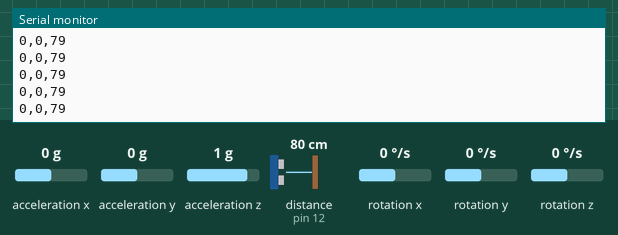
This sketch was run on a simulated Arduino Uno, built with avr-gcc and run on an emulated ATmega328P. Parts: the last lines printed to the serial monitor. Wiring (inferred from the names in the program): ultrasonic range finder: trigger pin 11; echo pin 12; MPU-6050 motion sensor at I2C address 0x68. The test bench sets the inputs (shaded band); at power-on: acceleration x 0 g, distance to the obstacle (sensor on pin 12) 80 cm, acceleration y 0 g, acceleration z 1 g, rotation x 0 °/s, rotation y 0 °/s, rotation z 0 °/s. The echo pulse lasts 58.3 µs per cm.

Above: at 1.2 s.
1.3 s: acceleration x set to -1.4 g
At 1.38 s:
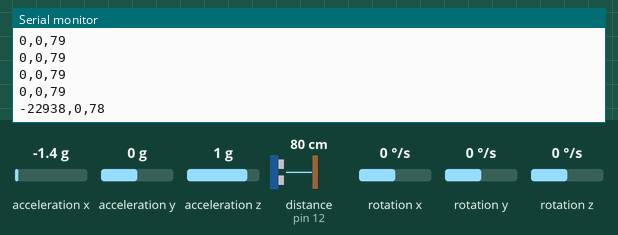
2.8 s: distance to the obstacle (sensor on pin 12) set to 18 cm
At 2.87 s:
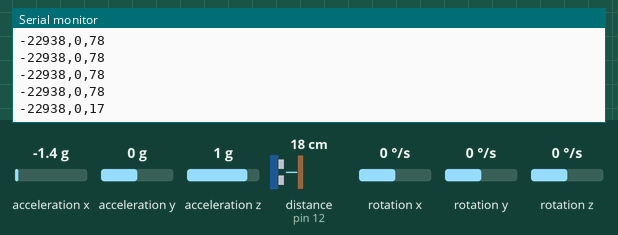
5.8 s: acceleration y set to -1.4 g
At 5.86 s:
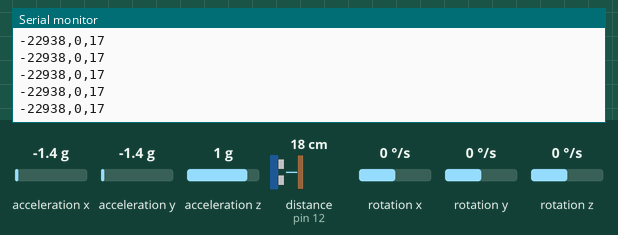
7.3 s: distance to the obstacle (sensor on pin 12) set to 2 cm
At 7.36 s:
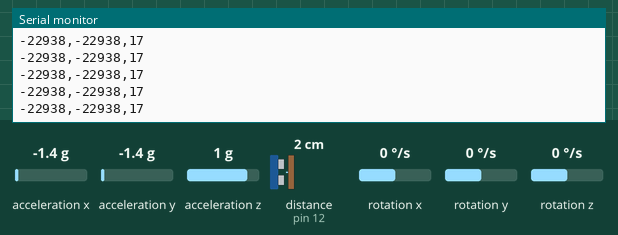
8.8 s: distance to the obstacle (sensor on pin 12) set to 60 cm
At 8.92 s:
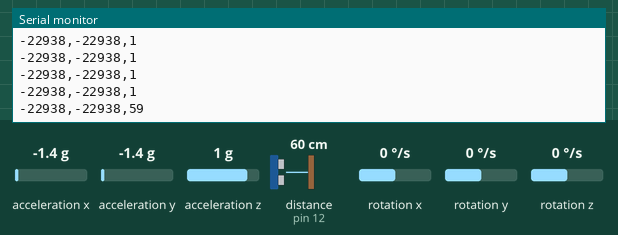
11.8 s: acceleration x set to -0.8 g
At 11.85 s:
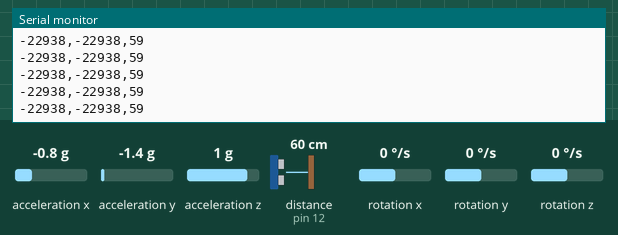
Timing chart, 0 to 14.3 s (numbered marks = the images above; inputs shaded):
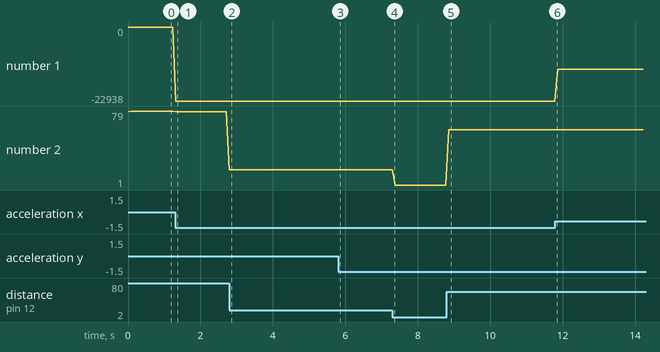

The sketch:

Prototype7ArduinoSketch.ino
```cpp
/* Sketch for Prototype 7 by Pascal Friedrichsen
*/

#include "SR04.h"
#define TRIG_PIN 11
#define ECHO_PIN 12
#define VCC 10
SR04 sr04 = SR04(ECHO_PIN,TRIG_PIN);
#include<Wire.h>
const int MPU_addr=0x68;  // I2C address of the MPU-6050
int16_t AcX,AcY,AcZ,Tmp,GyX,GyY,GyZ;
int photoInput = A0;
int photoValue = 0;
void setup(){
  pinMode(VCC, HIGH);
  Wire.begin();
  Wire.beginTransmission(MPU_addr);
  Wire.write(0x6B);  // PWR_MGMT_1 register
  Wire.write(0);     // set to zero (wakes up the MPU-6050)
  Wire.endTransmission(true);
  Serial.begin(9600);
}
void loop(){
  Wire.beginTransmission(MPU_addr);
  Wire.write(0x3B);  // starting with register 0x3B (ACCEL_XOUT_H)
  Wire.endTransmission(false);
  Wire.requestFrom(MPU_addr,14,true);  // request a total of 14 registers
  AcX=Wire.read()<<8|Wire.read();  // 0x3B (ACCEL_XOUT_H) & 0x3C (ACCEL_XOUT_L)
  AcY=Wire.read()<<8|Wire.read();  // 0x3D (ACCEL_YOUT_H) & 0x3E (ACCEL_YOUT_L)
  AcZ=Wire.read()<<8|Wire.read();  // 0x3F (ACCEL_ZOUT_H) & 0x40 (ACCEL_ZOUT_L)
  Tmp=Wire.read()<<8|Wire.read();  // 0x41 (TEMP_OUT_H) & 0x42 (TEMP_OUT_L)
  GyX=Wire.read()<<8|Wire.read();  // 0x43 (GYRO_XOUT_H) & 0x44 (GYRO_XOUT_L)
  GyY=Wire.read()<<8|Wire.read();  // 0x45 (GYRO_YOUT_H) & 0x46 (GYRO_YOUT_L)
  GyZ=Wire.read()<<8|Wire.read();  // 0x47 (GYRO_ZOUT_H) & 0x48 (GYRO_ZOUT_L)
  Serial.print(AcX);
  Serial.print(",");
  Serial.print(AcY);
  Serial.print(",");
  Serial.println(sr04.Distance());
  delay(50);
}
```

Measured:
- after the input at 1.3 s, the serial monitor: prints a new line at once (image 1)
- after the input at 2.8 s, the serial monitor: prints a new line at once (image 2)
- after the input at 8.8 s, the serial monitor: prints a new line after 0.06 s (image 5)
- plotted number 1: 0 → -22938 after the input at 1.3 s, -22938 → -13107 after the input at 11.8 s
- plotted number 2: 78 → 17 after the input at 2.8 s, 17 → 1 after the input at 7.3 s, 1 → 59 after the input at 8.8 s
